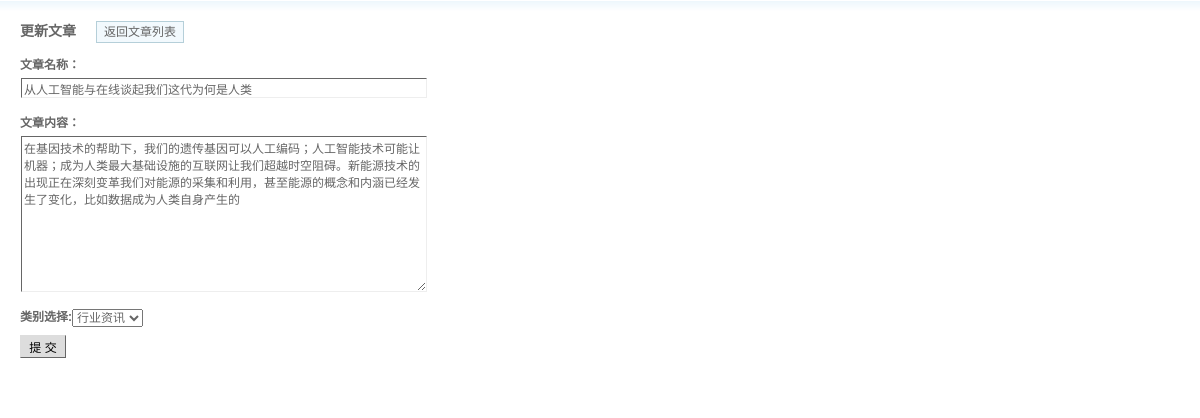
The app's page /admin/news_update.php?id=13 with its own data.
### tables this page shows
CREATE TABLE `article` (
  `id` int(10) unsigned NOT NULL AUTO_INCREMENT,
  `title` char(100) NOT NULL DEFAULT '',
  `content` text NOT NULL,
  `artClass` char(10) NOT NULL DEFAULT '',
  `adder` char(20) NOT NULL DEFAULT '' COMMENT '添加人',
  `addTime` int(10) unsigned NOT NULL DEFAULT '0' COMMENT '添加时间',
  PRIMARY KEY (`id`)
);

### PDOClass/pdoClass.php (called while the page is built, shortened)
<?php
class pdoClass
{
    private $pdo = null;
    public $statement = null;
    public $options = array(
        PDO::MYSQL_ATTR_INIT_COMMAND => 'SET NAMES ',
    );
    public function __construct($host, $user = 'root', $pass = '', $dbname = '', $persistent = false, $charset = 'utf8')
    {
        $this->options[PDO::MYSQL_ATTR_INIT_COMMAND] .= $charset;
        $dsn = "mysql:host={$host};dbname={$dbname}";
        $this->pdo = new PDO($dsn, $user, $pass, $this->options);
    }
    public function prepare($sql)
    {
        $this->statement = $this->pdo->prepare($sql);
        return $this->statement;
    }
    public function query($sql)
    {
        $this->statement = $this->pdo->query($sql);
        return $this->statement;
    }
    public function fetch($fetch_style = PDO::FETCH_ASSOC)
    {
        if (is_object($this->statement)) {
            return $this->statement->fetch($fetch_style);
        } else {
            return false;
        }
    }
}

### admin/news_update.php (the view, shortened to what this page needs)
<?php
if(isset($_GET['id'])) {
	$id = $_GET['id'];
	include_once '../PDOClass/pdoClass.php';
	$host = '172.16.50.28';
	$user = 'root';
	$pass = 'root';
	$dbname = 'jinling';
	$link = new pdoClass($host, $user, $pass, $dbname);
	$sql = "SELECT title,content,artClass FROM article WHERE id=$id";
	$link->query($sql);
	$arrArticle = $link->fetch();
}
?>
<!DOCTYPE html PUBLIC "-//W3C//DTD XHTML 1.0 Transitional//EN" "http://www.w3.org/TR/xhtml1/DTD/xhtml1-transitional.dtd">
<html xmlns="http://www.w3.org/1999/xhtml">
<head>
	<link rel="stylesheet" href="styles/style.css" type="text/css" media="all">
</head>
<body>
<div class="container">
	<h3 class="marginbot">更新文章<a href="news_list.php" class="sgbtn">返回文章列表</a></h3>
	<div class="mainbox">
		<form action="#" method="post">
			<table class="opt" style="width:600px;">
				<tbody>
				<tr>
					<th>文章名称：</th>
				</tr>
				<tr>
					<td>
						<input name="title" class="txt" style="width:400px;" type="text" value=<?php echo $arrArticle['title']?>>
					</td>
				</tr>
				<tr>
					<th>文章内容：</th>
				</tr>
				<tr>
					<td><textarea style="width:400px; height:150px" name="content"><?php echo $arrArticle['content']?></textarea></td>
				</tr>
				<tr>
					<th>
						类别选择:<select name="artClass">
							<option ><?php echo $arrArticle['artClass']?></option>
						</select>
					</th>
				</tr>
				</tbody>
			</table>
			<div class="opt"><input name="submit" value=" 提 交 " class="btn" tabindex="3" type="submit"></div>
		</form>
	</div>
</div>
</body>
</html>

### admin/styles/style.css (style rules this page uses)
* { word-wrap:break-word; outline:none; }
body { background:#FFF; text-align:center; }
body, td, input, textarea, select, button { color:#666; font:12px "Lucida Grande", Verdana, Lucida, Helvetica, Arial, sans-serif; }
body, ul, dl, dd, p, h1, h2, h3, h4, h5, h6, form, fieldset { margin:0; padding:0; }
h1, h2, h3, h4, h5, h6 { font-size:12px; }
a { color:#2366A8; text-decoration:none; }
em, cite, th { font-style:normal; font-weight:normal; }
table { border-collapse:collapse; }
textarea, input { padding:2px; border:1px solid; border-color:#666 #eee #eee #666; }
.btn { margin:3px 0; padding:2px 5px; *padding:4px 5px 1px; border-color:#ddd #666 #666 #ddd; background:#DDD; color:#000; cursor:pointer; }
.sgbtn { margin-left:20px; padding:3px 7px; *padding:4px 7px 2px; border:1px solid #B5CFD9; background:#F2F9FD; color:#666; font-size:12px; font-weight:400; }
.container { padding:20px; text-align:left; background:url(../images/bg_repx_hb.gif) repeat-x; }
.mainbox { margin:10px 0; }
.opt { clear:both; overflow:hidden; }
.opt th { padding:5px 0; font-weight:700; text-align:left; }
.opt td { padding-bottom:10px; }
.opt .txt, .opt textarea { vertical-align:middle; margin-right:10px; width:180px; }
.opt select { vertical-align:middle; margin-right:10px; }
h3 { font-size:14px; }
.marginbot { margin-bottom:10px; }

### records on screen
article: title "从人工智能与在线谈起我们这代为何是人类", content "在基因技术的帮助下，我们的遗传基因可以人工编码；人工智能技术可能让机器；成为人类最大基础设施的互联网让我们超越时空阻碍。新能源技术的出现正在深刻变革我们对能源的采集和利用，甚至能源的概念和内涵已经发生了变化，比如数据成为人类自身产生的", artClass "行业资讯"
